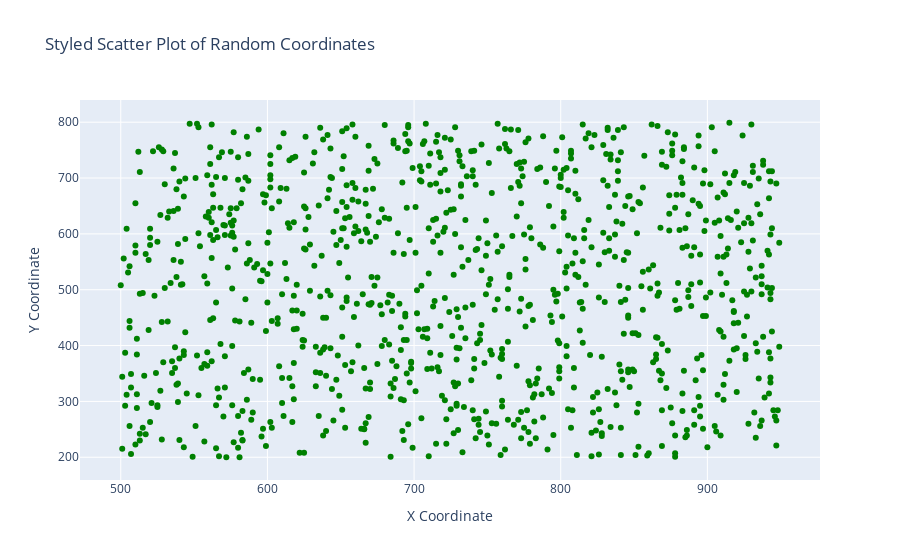

Source (notebook cell):
### Markdown cell above
### Q3. Write a program to draw a scatter plot for random 500 x and y coordinates and style it

### Code cell
def generate_scatter(df):
    """ 
    Description :
        This function is used to draw a scatter plot for random 500 x and y coordinates and style it
    Parameters :
        df = DataSet
    Return :
        It returns scatter graph for random 500 x and y coordinates
    """
    fig = px.scatter(df,x='x',y='y',title='Styled Scatter Plot of Random Coordinates',
        labels={'x': 'X Coordinate', 'y': 'Y Coordinate'},
        color_discrete_sequence=['green'],  
        )
    fig.show()
    
    
def main():
    x = np.random.randint(500,950,1000)
    y = np.random.randint(200,800,1000)
    dic = pd.DataFrame({'x':x,'y':y})
    generate_scatter(dic)
    
    
if __name__ == "__main__":
    main()

### Figure 1 — Plotly figure (JSON) as saved in the notebook; plotly's stock layout.template omitted (floating-point values rounded to 4 significant figures; data arrays with more than 128 entries replaced by an {"elided": "..."} marker saying what was removed)
{"data": [{"hovertemplate": "X Coordinate=%{x}<br>Y Coordinate=%{y}<extra></extra>", "legendgroup": "", "marker": {"color": "green", "symbol": "circle"}, "mode": "markers", "name": "", "orientation": "v", "showlegend": false, "type": "scatter", "x": {"elided": "1000 int values"}, "xaxis": "x", "y": {"elided": "1000 int values"}, "yaxis": "y"}], "layout": {"legend": {"tracegroupgap": 0}, "title": {"text": "Styled Scatter Plot of Random Coordinates"}, "xaxis": {"anchor": "y", "domain": [0, 1], "title": {"text": "X Coordinate"}}, "yaxis": {"anchor": "x", "domain": [0, 1], "title": {"text": "Y Coordinate"}}}}
